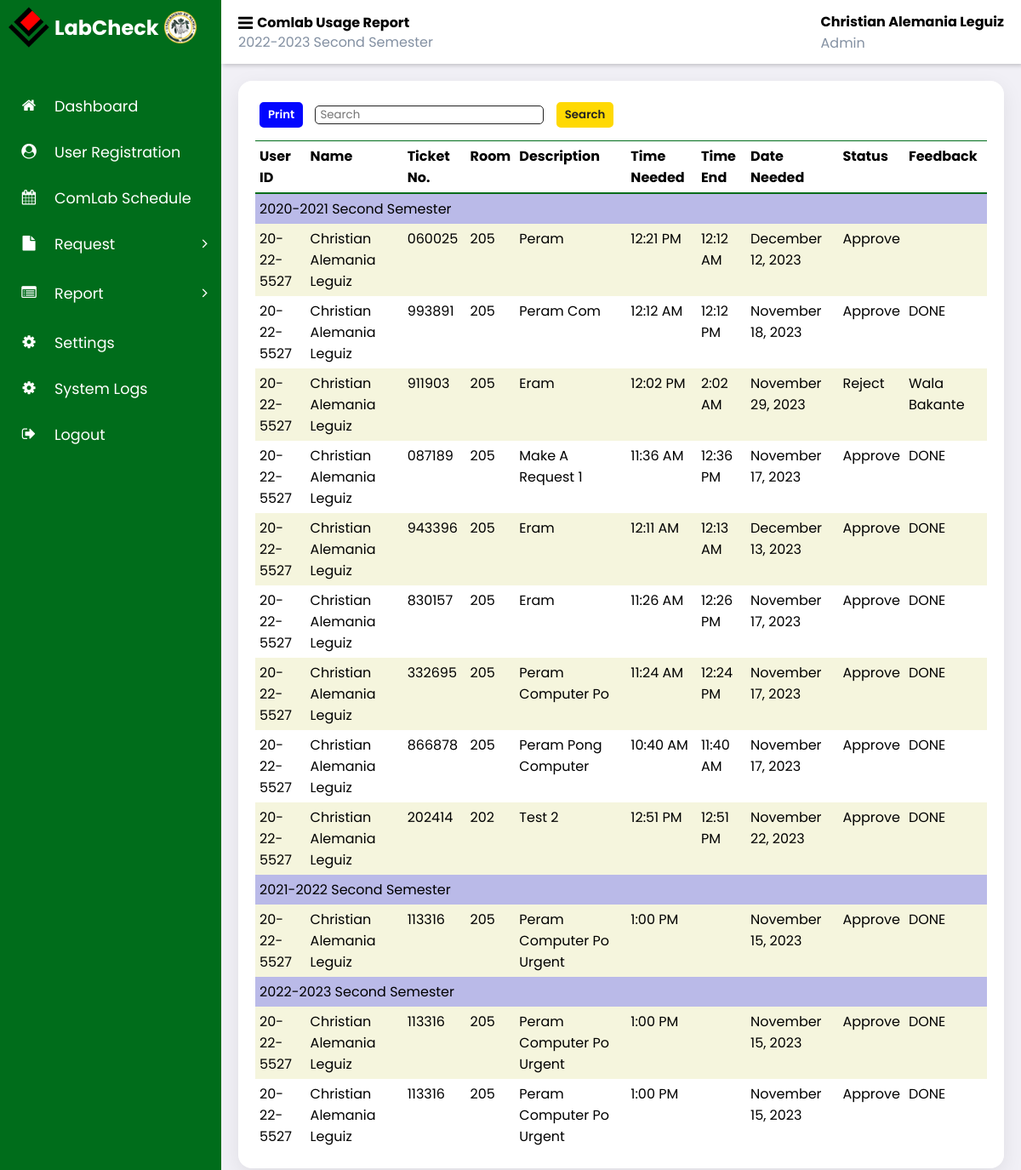
/admin_labcheck/comlab_usage_report.php (signed in), run on the app's committed database.
### tables this page shows
CREATE TABLE `request` (
  `request_id` int(11) NOT NULL,
  `ticket_no` varchar(6) NOT NULL,
  `user_id` varchar(20) NOT NULL,
  `name` varchar(50) NOT NULL,
  `description` varchar(250) NOT NULL,
  `time` time NOT NULL,
  `time_end` time DEFAULT NULL,
  `date` date NOT NULL,
  `room_id` int(11) NOT NULL,
  `request_type` enum('comlab usage','repair','equipment') NOT NULL,
  `status` enum('pending','approve','reject','resolved') NOT NULL DEFAULT 'pending',
  `feedback` varchar(250) DEFAULT NULL,
  `school_year` varchar(20) NOT NULL,
  `semester` varchar(20) NOT NULL,
  `notify` tinyint(1) NOT NULL DEFAULT 0
);

### admin_labcheck/comlab_usage_report.php (the view, shortened to what this page needs)
<?php
    include '../partial/admin_sidebar.php';
    include '../partial/header.php';
    $requestType = "comlab usage";
    $status = "approve";
    $rejectStatus = "reject";
    try {
        require_once "../connection/database.php";
        $sql='SELECT r.request_id, r.ticket_no, r.name, r.user_id, r.description, r.time, r.time_end, r.date, r.room_id, r.status, r.feedback, r.school_year, r.semester
            FROM request r
            JOIN academic_year ay
            ON r.school_year = ay.school_year AND r.semester = ay.semester
            WHERE ay.status = 1
            AND r.request_type = ?
            AND (r.status = ? OR r.status = ?)
            ORDER BY r.school_year, r.semester, r.request_id DESC';
        $stmt = $conn->prepare($sql);
        $stmt->bind_param('sss', $requestType, $status, $rejectStatus);
        $stmt->execute();
        $result = $stmt->get_result();
    } catch (Exception $e) {
        die('Database error: ' . $e->getMessage());
    }
?>
<!DOCTYPE html>
<html>
<head>
    <link rel="stylesheet" type="text/css" href="print.css">
</head>
<body>
<div class="main-content">
    <main class="comlab-usage">
    <div class="print-search">
        <button id="printButton">Print</button>
        <input type="text" id="searchInput" placeholder="Search">
        <button id="searchButton">Search</button>
    </div>
    <div class="table-container">
        <div class="table-header">
            <table id="reportTable">
                <thead>
                    <tr>
                        <th>User ID</th>
                        <th>Name</th>
                        <th>Ticket No.</th>
                        <th>Room</th>
                        <th>Description</th>
                        <th>Time Needed</th>
                        <th>Time End</th>
                        <th>Date Needed</th>
                        <th>Status</th>
                        <th>Feedback</th>
                    </tr>
                </thead>
                <tbody>
                    <?php
                    $currentSchoolYear = '';
                    $currentSemester = '';
                    while ($row = $result->fetch_assoc()): ?>
                        <?php
                            $time = strtotime($row['time']);
                            $formattedTime = date("g:i A", $time);
                            $time_end = strtotime($row['time_end']);
                            $formattedEndTime = $time_end !== false ? date("g:i A", $time_end) : ' ';
                            $date = strtotime($row['date']);
                            $formattedDate = date("F j, Y ", $date);
                            $schoolYear = $row['school_year'];
                            $semester = $row['semester'];
                        ?>
                        <?php if ($currentSchoolYear != $schoolYear || $currentSemester != $semester): ?>
                            <tr>
                                <td data-cell="School Year and Semester" colspan="10" class="group-header">
                                        <?php echo $schoolYear. ' ' .$semester; ?>
                                </td>
                            </tr>
                            <?php
                            $currentSchoolYear = $schoolYear;
                            $currentSemester = $semester;
                        endif; ?>
                        <tr>
                        <td data-cell="User Id"><?php echo htmlspecialchars($row['user_id']); ?></td>
                        <td data-cell="Name"><?php echo htmlspecialchars(ucwords($row['name'])); ?></td>
                        <td data-cell="Ticket No"><?php echo htmlspecialchars($row['ticket_no']); ?></td>
                        <td data-cell="Room No"><?php echo htmlspecialchars($row['room_id']); ?></td>
                        <td data-cell="Description"><?php echo htmlspecialchars(ucwords($row['description'])); ?></td>
                        <td data-cell="Time Needed"><?php echo $formattedTime; ?></td>
                        <td data-cell="Time End"><?php echo $formattedEndTime; ?></td>
                        <td data-cell="Date Needed"><?php echo $formattedDate; ?></td>
                        <td data-cell="Status"><?php echo htmlspecialchars(ucwords($row['status'])); ?></td>
                        <td data-cell="Feedback"><?php echo htmlspecialchars(ucwords($row['feedback'])); ?></td>
                        </tr>
                    <?php endwhile; ?>
                </tbody>
            </table>
        </div>
    </div>
</main>
</div>
</body>
</html>

### css/admin-style.css (style rules this page uses)
* { font-family: 'Poppins', sans-serif; margin: 0; padding: 0; box-sizing: border-box; }
:root { --grey: #F1F0F6; --light: #006d1b; --dark: #fff; --light-green: #eff1ed; --blue: #fff; --main-color: #006d1b; --color-dark: #1D2231; --text-grey: #8390A2; }
html { overflow-x: hidden; }
body { background: var(--grey); overflow-x: hidden; background-image: url('../images/bg.png'); background-repeat: no-repeat; background-attachment: fixed; background-size: cover; }
.user-reg-box, .comlab-usage, .request-equipment, .terminal-repair, .settings { display: flex; gap: 10px; margin-bottom: 10px; justify-content: space-between; background: #fff; padding: 20px; border-radius: 1rem; flex-direction: column; box-shadow: 0 7px 25px rgba(0, 0, 0, 0.08); margin: 20px; position: relative; }
.print-search { overflow: auto; }
#printButton { background: rgb(2, 6, 255); border:none; padding: 5px 10px; color: #ffffff; font-weight: 600; border-radius: 10px; border: solid 5px #fff; }
#searchButton { background: rgb(255, 217, 2); border:none; padding: 5px 10px; color: #222; font-weight: 600; border-radius: 10px; border: solid 5px #fff; }
#searchInput { border-radius: 5px; border: solid 1px #222; margin: 5px; padding-left: 5px; padding-right: 5px; justify-content: space-between; }
.table-container { width: 100%; overflow: auto; }
.group-header { background-color: rgb(186, 186, 232); }
th { border-top: solid 1px var(--main-color); border-bottom: solid 2px var(--main-color); }
tr:nth-of-type(2n) { background-color: #f5f5dd; }
table { width: 100%; border-collapse: collapse; overflow: auto; }
tbody { width: 100%; }
th, td { text-align: left; vertical-align: top; padding: 5px; word-wrap: break-word; }

### data on the page
request: school_year "2020-2021", semester "Second Semester", user "20-22-5527", name "Christian Alemania Leguiz", ticket_no "060025", room "205", description "Peram", time "12:21 PM", time_end "12:12 AM", date "December 12, 2023", status "Approve"
request: user "20-22-5527", name "Christian Alemania Leguiz", ticket_no "993891", room "205", description "Peram Com", time "12:12 AM", time_end "12:12 PM", date "November 18, 2023", status "Approve", feedback "DONE"
request: user "20-22-5527", name "Christian Alemania Leguiz", ticket_no "911903", room "205", description "Eram", time "12:02 PM", time_end "2:02 AM", date "November 29, 2023", status "Reject", feedback "Wala Bakante"
request: user "20-22-5527", name "Christian Alemania Leguiz", ticket_no "087189", room "205", description "Make A Request 1", time "11:36 AM", time_end "12:36 PM", date "November 17, 2023", status "Approve", feedback "DONE"
request: user "20-22-5527", name "Christian Alemania Leguiz", ticket_no "943396", room "205", description "Eram", time "12:11 AM", time_end "12:13 AM", date "December 13, 2023", status "Approve", feedback "DONE"
request: user "20-22-5527", name "Christian Alemania Leguiz", ticket_no "830157", room "205", description "Eram", time "11:26 AM", time_end "12:26 PM", date "November 17, 2023", status "Approve", feedback "DONE"
request: user "20-22-5527", name "Christian Alemania Leguiz", ticket_no "332695", room "205", description "Peram Computer Po", time "11:24 AM", time_end "12:24 PM", date "November 17, 2023", status "Approve", feedback "DONE"
request: user "20-22-5527", name "Christian Alemania Leguiz", ticket_no "866878", room "205", description "Peram Pong Computer", time "10:40 AM", time_end "11:40 AM", date "November 17, 2023", status "Approve", feedback "DONE"
request: user "20-22-5527", name "Christian Alemania Leguiz", ticket_no "202414", room "202", description "Test 2", time "12:51 PM", time_end "12:51 PM", date "November 22, 2023", status "Approve", feedback "DONE"
request: school_year "2021-2022", semester "Second Semester", user "20-22-5527", name "Christian Alemania Leguiz", ticket_no "113316", room "205", description "Peram Computer Po Urgent", time "1:00 PM", date "November 15, 2023", status "Approve", feedback "DONE"
request: school_year "2022-2023", semester "Second Semester", user "20-22-5527", name "Christian Alemania Leguiz", ticket_no "113316", room "205", description "Peram Computer Po Urgent", time "1:00 PM", date "November 15, 2023", status "Approve", feedback "DONE"
request: user "20-22-5527", name "Christian Alemania Leguiz", ticket_no "113316", room "205", description "Peram Computer Po Urgent", time "1:00 PM", date "November 15, 2023", status "Approve", feedback "DONE"

### other printed values
$page "Comlab Usage Report"
$_SESSION['school_year'] "2022-2023"
$_SESSION['semester'] "Second Semester"
$_SESSION['name'] "Christian Alemania Leguiz"
